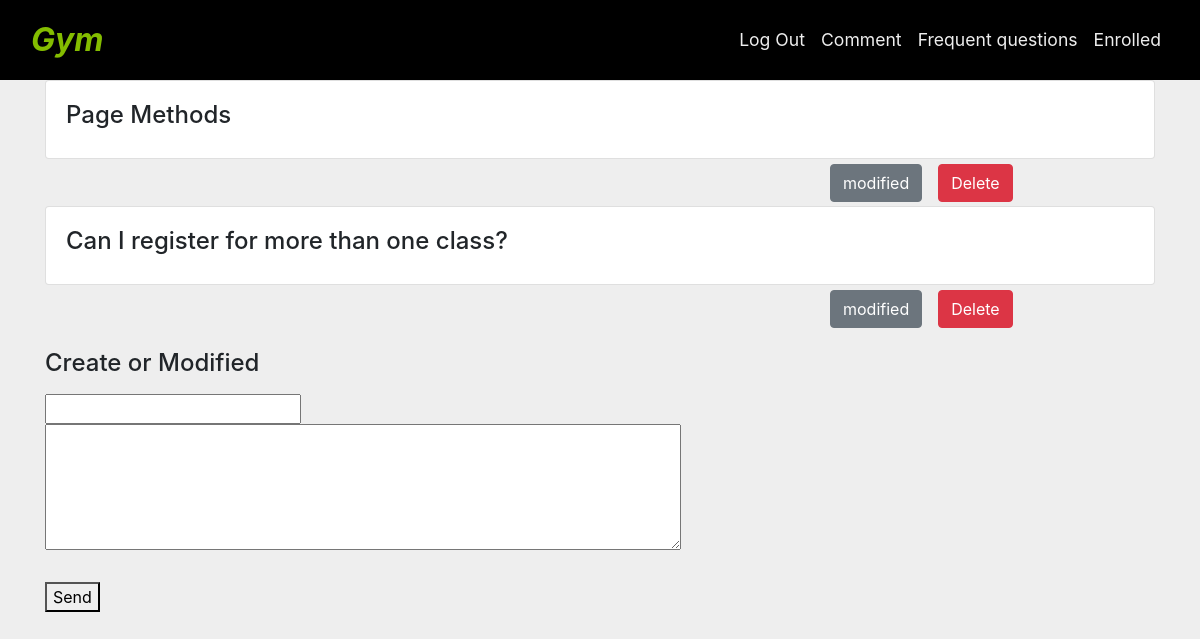
The page /questions (signed in) on the database its author committed.
### gymapp/models.py (models this page shows, shortened)
class Questions(models.Model):
    quest = models.CharField(max_length=100)
    answer = models.CharField(max_length=350)

### gymapp/views.py (the view, shortened to what this page needs)
# urls.py: path("questions", views.questions, name="questions"),
def questions(request):
    quest = Questions.objects.all()
    if request.method == 'PUT':
        data = json.loads(request.body)
        print(data)
        obj = Questions.objects.get(id= data)
        obj.delete()
    return render(request,'gymapp/questions.html',{
        'questions':quest
    })

### gymapp/templates/gymapp/questions.html (shortened to what this page needs)
{% extends "gymapp/layout.html" %} {% load static %}
{% block body %}
<div id="container" class="container-lg">
  <div id="cont-questions">
    {% for obj in questions %}
    <div class="card">
      <div class="card-body">
        <h4 class="h" class="card-title" id="e{{ obj.id }}">
          {{obj.quest}}<input type="hidden" value="a{{ obj.id }}" />
        </h4>
      </div>
    </div>
    {% if user.is_superuser %}
    <div class="container_buttons">
      <button
        id=" relleno-{{obj.id}}"
        class="modified btn btn-secondary"
        value="{{obj.id}}"
      >
        modified
      </button>
      <button
        type="button"
        class="modified2 btn btn-danger"
        data-bs-toggle="modal"
        data-bs-target="#exampleModal"
        value="{{obj.id}}"
      >
        Delete
      </button>
    </div>
    {% endif %} {% endfor %}
  </div>
  {% if user.is_superuser %}
  <h4 class="modified-questions">Create or Modified</h4>
  <form class="form-questions">
    <input type="text" id="input-quest" />
    <textarea
      id="texterea-questions"
      cols="60"
      rows="5"
      maxlength="250"
    ></textarea>
  </form>
  <button id="but-questions">Send</button>
  {% endif%}
</div>
 {% endblock %}

### gymapp/static/css/styles.css (style rules this page uses)
body { background: #eee; }
.container_buttons { margin-left: 70%; display: flex; }
.modified { margin: 0.3rem 0.5rem 0.3rem; }
.modified2 { margin: 0.3rem 0.5rem 0.3rem; }
.form-questions { display: flex; flex-direction: column; align-items: flex-start; margin-bottom: 2rem; }
.modified-questions { margin: 1rem 0 1rem 0; }

### rows shown on the page
Questions: quest "Page Methods", {{ obj.id }} 1 (drawn)
Questions: quest "Can I register for more than one class?", {{ obj.id }} 2 (drawn)
